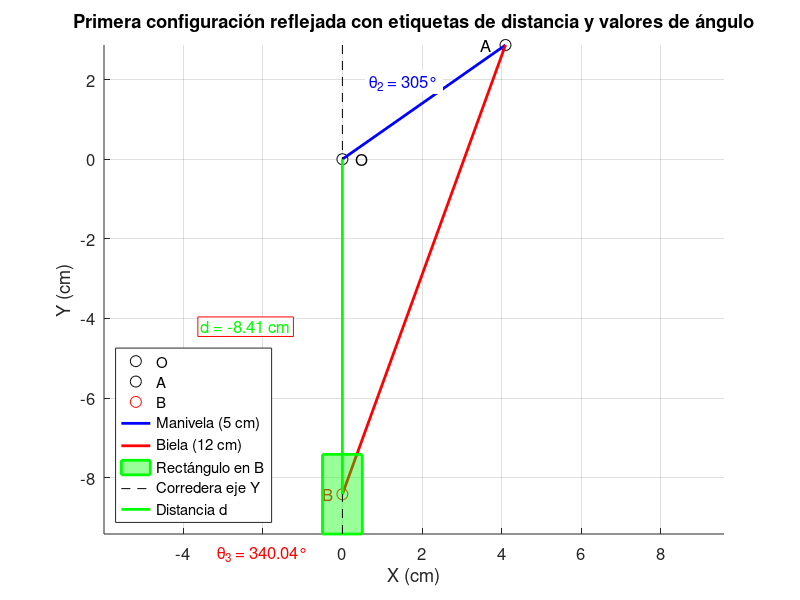
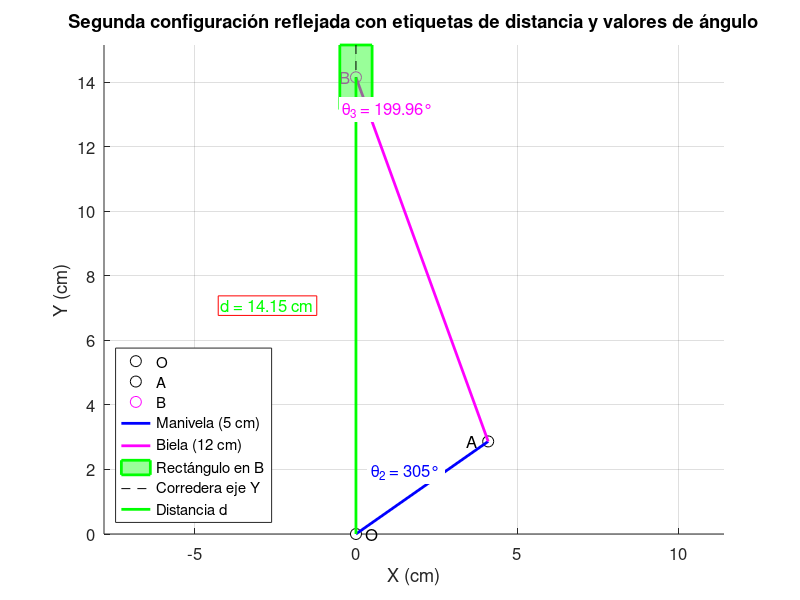

Source code (MATLAB) for these figures, in order:
% SECCIÓN 1: POSICIONES EXTREMAS (EXTENDIDA Y TRASLAPANTE)
disp('--- POSICIONES EXTREMAS DEL MECANISMO ---');

a = 5;   % cm (manivela)
b = 12;  % cm (biela)

% Extendida: theta2 = 0°, theta3 = 180°
theta2_ext = 0;
theta3_ext = 180;
d_ext = a*cosd(theta2_ext) - b*cosd(theta3_ext);

fprintf('Máxima:\n');
fprintf('  theta2 = %.0f°, theta3 = %.0f°, d = %.2f cm\n', theta2_ext, theta3_ext, d_ext);

% Traslapante: theta2 = 180°, theta3 = 180°
theta2_tras = 180;
theta3_tras = 180;
d_tras = a*cosd(theta2_tras) - b*cosd(theta3_tras);

fprintf('Mínima:\n');
fprintf('  theta2 = %.0f°, theta3 = %.0f°, d = %.2f cm\n\n', theta2_tras, theta3_tras, d_tras);

% SECCIÓN 2: CASO GENERAL PARA theta2 = 305°
disp('--- Cuando θ2 = 305° ---');

theta2 = 305; % grados
c = 0; % Según tus imágenes, c=0 (corredera sobre eje Y)

% Cálculo de seno para θ3 según ecuación (2.13)
seno_theta3 = (a * sind(theta2) - c) / b;

% Dos posibles soluciones para θ3
theta3_1 = asind( seno_theta3 ); % Primer ensamble
theta3_2 = asind(-seno_theta3 ) + 180; % Segundo ensamble

% Ajuste para reportar θ3 entre 0 y 360°
theta3_1_mod = mod(theta3_1, 360);
theta3_2_mod = mod(theta3_2, 360);

fprintf('Configuración 1:\n');
fprintf('  theta3_1 = %.2f° / %.2f°\n', theta3_1, theta3_1_mod);

fprintf('Configuración 2:\n');
fprintf('  theta3_2 = %.2f°\n', theta3_2_mod);

% Desplazamientos correspondientes
d_1 = a*cosd(theta2) - b*cosd(theta3_1_mod);
d_2 = a*cosd(theta2) - b*cosd(theta3_2_mod);

fprintf('\nDesplazamientos para d:\n');
fprintf('  Para θ3_1 = %.2f°: d = %.2f cm\n', theta3_1_mod, d_1);
fprintf('  Para θ3_2 = %.2f°: d = %.2f cm\n\n', theta3_2_mod, d_2);
%% Gráfica de la primera configuración para θ2 = 305°

% Parámetros
a = 5;   % cm (manivela)
b = 12;  % cm (biela)
theta2_user = 305; % ángulo desde eje Y positivo
theta3 = 340.04;   % ángulo de la biela respecto a Y (primera configuración)

% Conversión ángulo MATLAB
theta2 = 450 - theta2_user;
if theta2 >= 360
    theta2 = theta2 - 360;
end

% Cálculo punto A
xA = a * cosd(theta2);
yA = a * sind(theta2);

% Primera configuración (biela abajo)
yB = yA - sqrt(b^2 - xA^2);
d = yB;

% Reflejar respecto al eje Y
xA_ref = -xA;
xB_ref = 0;
xO_ref = 0;

% Rectángulo en B
rect_ancho = 1;
rect_largo = 2;
rect_x = [xB_ref - rect_ancho/2, xB_ref + rect_ancho/2, xB_ref + rect_ancho/2, xB_ref - rect_ancho/2];
rect_y = [yB - rect_largo/2, yB - rect_largo/2, yB + rect_largo/2, yB + rect_largo/2];

% Graficar
figure; hold on; axis equal;
xlabel('X (cm)'); ylabel('Y (cm)');
title('Primera configuración reflejada con etiquetas de distancia y valores de ángulo');
set(gca, 'FontSize', 12);
grid on;

% Puntos
plot(xO_ref, 0, 'ko', 'MarkerSize', 8, 'MarkerFaceColor', 'w');
plot(xA_ref, yA, 'ko', 'MarkerSize', 8, 'MarkerFaceColor', 'w');
text(xO_ref + 0.5, 0, 'O', 'FontSize',12, 'HorizontalAlignment','center');
text(xA_ref - 0.5, yA, 'A', 'FontSize',12, 'HorizontalAlignment','center');
plot(xB_ref, yB, 'ro', 'MarkerSize', 8, 'MarkerFaceColor', 'w');
text(xB_ref - 0.5, yB, 'B', 'FontSize', 12, 'Color', 'r');

% Manivela y biela reflejados
plot([xO_ref xA_ref], [0 yA], 'b-', 'LineWidth', 2);
plot([xA_ref xB_ref], [yA yB], 'r-', 'LineWidth', 2);

% Rectángulo relleno en B
fill(rect_x, rect_y, [0 1 0], 'FaceAlpha', 0.4, 'EdgeColor', 'g', 'LineWidth', 2);

% Corredera (eje Y)
plot([0 0], ylim, 'k--');

% --- Distancia desde O hasta B ---
plot([xO_ref xB_ref], [0 yB], 'g', 'LineWidth', 2);
mid_d = yB/2;
text(-1.3, mid_d, ['d = ', num2str(d, '%.2f'), ' cm'], 'FontSize', 12, ...
    'Color', 'g','BackgroundColor','w','EdgeColor','r','Margin',2,'HorizontalAlignment','right');

% --- Etiqueta ángulo θ3 ---
text(xB_ref - 2, yB - 1.5, ['\theta_3 = ', num2str(theta3, '%.2f'), '°'], 'Color', 'r', 'FontSize', 12, ...
    'BackgroundColor', 'w', 'HorizontalAlignment', 'center');

% --- Etiqueta ángulo θ2 ---
text(xA_ref/2 - 0.5, yA/2 + 0.5, ['\theta_2 = ', num2str(theta2_user), '°'], 'Color', 'b', 'FontSize', 12, ...
    'BackgroundColor', 'w', 'HorizontalAlignment', 'center');

legend({'O', 'A', 'B', 'Manivela (5 cm)', 'Biela (12 cm)', ...
    'Rectángulo en B', 'Corredera eje Y', 'Distancia d'}, 'Location', 'southwest');


%% Gráfica de la segunda configuración para θ2 = 305°
% Parámetros
a = 5;   % cm (manivela)
b = 12;  % cm (biela)
theta2_user = 305; % ángulo desde eje Y positivo
theta3 = 199.96;   % ángulo de la biela respecto a Y

% Conversión ángulo MATLAB
theta2 = 450 - theta2_user;
if theta2 >= 360
    theta2 = theta2 - 360;
end

% Cálculo punto A
xA = a * cosd(theta2);
yA = a * sind(theta2);

% Segunda configuración (biela arriba)
yB = yA + sqrt(b^2 - xA^2);
xB = 0;
d = yB;

% Reflejar respecto al eje Y
xA_ref = -xA;
xB_ref = 0;
xO_ref = 0;

% Rectángulo en B
rect_ancho = 1;
rect_largo = 2;
rect_x = [xB_ref - rect_ancho/2, xB_ref + rect_ancho/2, xB_ref + rect_ancho/2, xB_ref - rect_ancho/2];
rect_y = [yB - rect_largo/2, yB - rect_largo/2, yB + rect_largo/2, yB + rect_largo/2];

% Configuración gráfica
figure; hold on; axis equal;
xlabel('X (cm)'); ylabel('Y (cm)');
title('Segunda configuración reflejada con etiquetas de distancia y valores de ángulo');
set(gca, 'FontSize', 12);
grid on;

% Puntos
plot(xO_ref, 0, 'ko', 'MarkerSize', 8, 'MarkerFaceColor', 'w');
plot(xA_ref, yA, 'ko', 'MarkerSize', 8, 'MarkerFaceColor', 'w');
text(xO_ref + 0.5, 0, 'O', 'FontSize',12, 'HorizontalAlignment','center');
text(xA_ref - 0.5, yA, 'A', 'FontSize',12, 'HorizontalAlignment','center');
plot(xB_ref, yB, 'mo', 'MarkerSize', 8, 'MarkerFaceColor', 'w');
text(xB_ref - 0.5, yB, 'B', 'FontSize', 12, 'Color', 'm');

% Manivela y biela reflejados
plot([xO_ref xA_ref], [0 yA], 'b-', 'LineWidth', 2);
plot([xA_ref xB_ref], [yA yB], 'm-', 'LineWidth', 2);

% Rectángulo relleno en B
fill(rect_x, rect_y, [0 1 0], 'FaceAlpha', 0.4, 'EdgeColor', 'g', 'LineWidth', 2);

% Corredera (eje Y)
plot([0 0], ylim, 'k--');

% --- Distancia desde O hasta B ---
plot([xO_ref xB_ref], [0 yB], 'g', 'LineWidth', 2);
mid_d = yB/2;
text(-1.3, mid_d, ['d = ', num2str(d, '%.2f'), ' cm'], 'FontSize', 12, ...
    'Color', 'g','BackgroundColor','w','EdgeColor','r','Margin',2,'HorizontalAlignment','right');

% --- Etiqueta ángulo θ2 ---
text(xA_ref/2 - 0.5, yA/2 + 0.5, ['\theta_2 = ', num2str(theta2_user), '°'], 'Color', 'b', 'FontSize', 12, ...
    'BackgroundColor', 'w', 'HorizontalAlignment', 'center');

% --- Etiqueta ángulo θ3 ---
text(xB_ref + 1, yB - 1, ['\theta_3 = ', num2str(theta3, '%.2f'), '°'], 'Color', 'm', 'FontSize', 12, ...
    'BackgroundColor', 'w', 'HorizontalAlignment', 'center');

legend({'O', 'A', 'B', 'Manivela (5 cm)', 'Biela (12 cm)', ...
    'Rectángulo en B', 'Corredera eje Y', 'Distancia d'}, 'Location', 'southwest');
